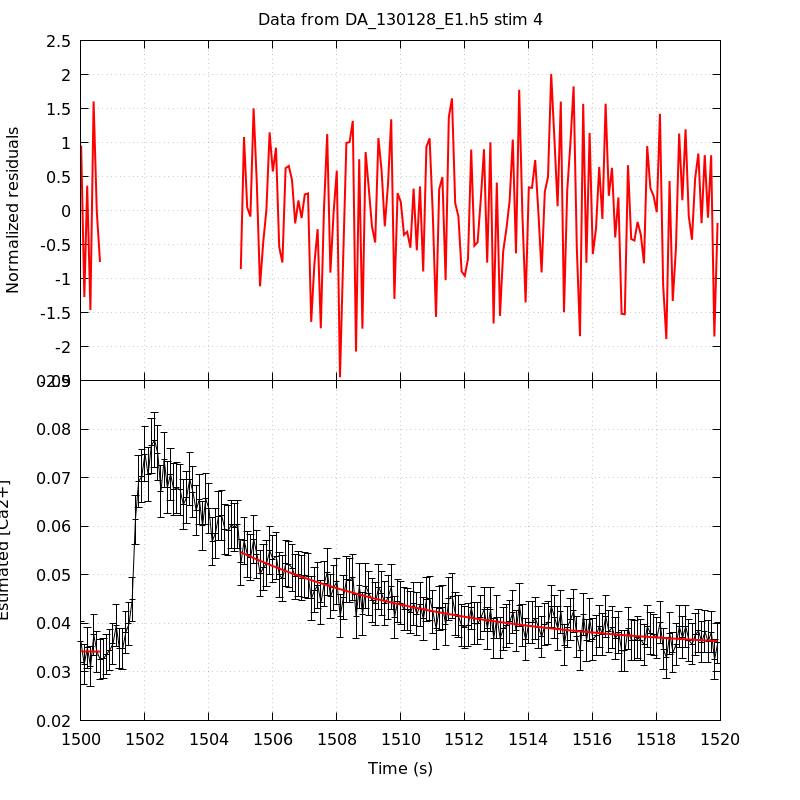

Source code (gnuplot):
unset key
set grid
set multiplot title 'Data from DA_130128_E1.h5 stim 4' noenhanced layout 2,1 margins 0.1,0.9,0.1,0.95 spacing 0,0
set ylabel 'Normalized residuals'
set xtics format ''
plot 'DA_130128_E1_aba_RatioFit_s4' using 1:4 with lines linecolor rgb 'red' linewidth 2
set format x '%g'
set xlabel 'Time (s)'
set ylabel 'Estimated [Ca2+]'
plot 'DA_130128_E1_aba_CaRatio_s4' using 1:2:($3*1.96) with yerrorlines \
     linecolor rgb 'black' linewidth 1,                \
     'DA_130128_E1_aba_RatioFit_s4' using 1:3 with lines linecolor rgb 'red'\
     linewidth 2
unset multiplot
